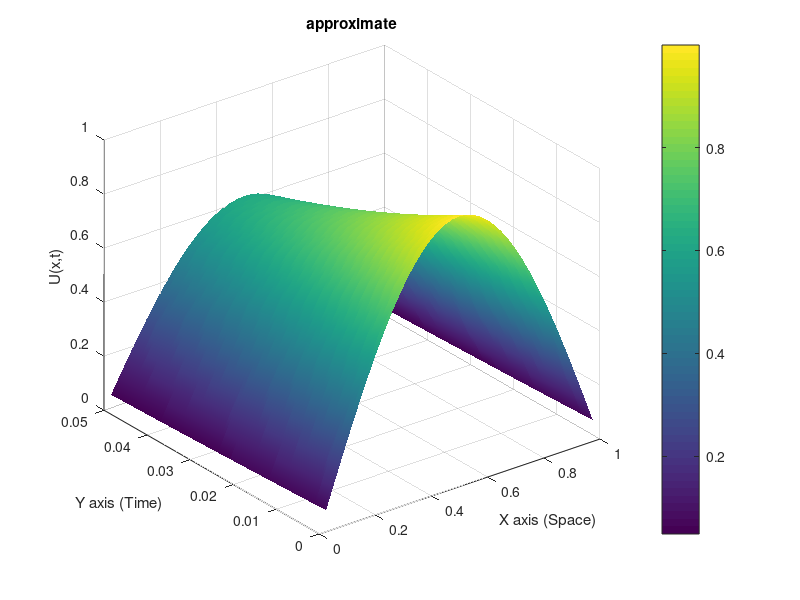
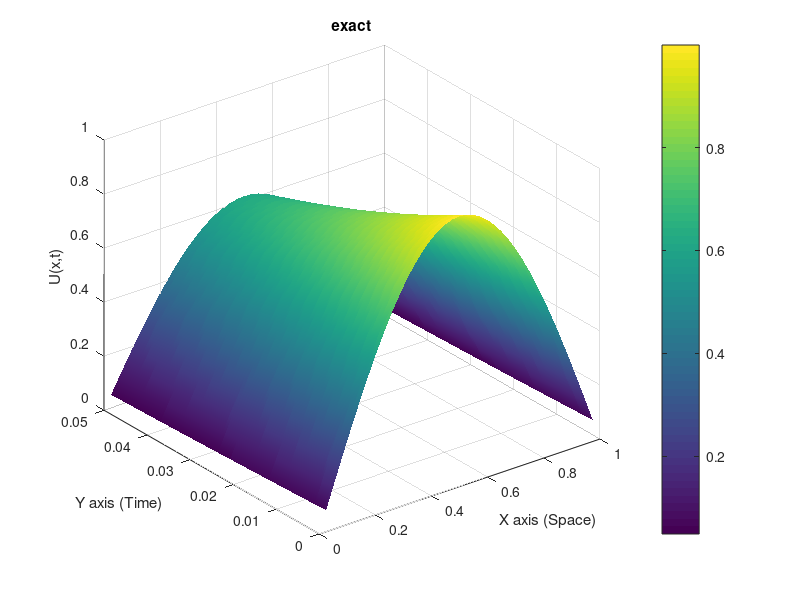
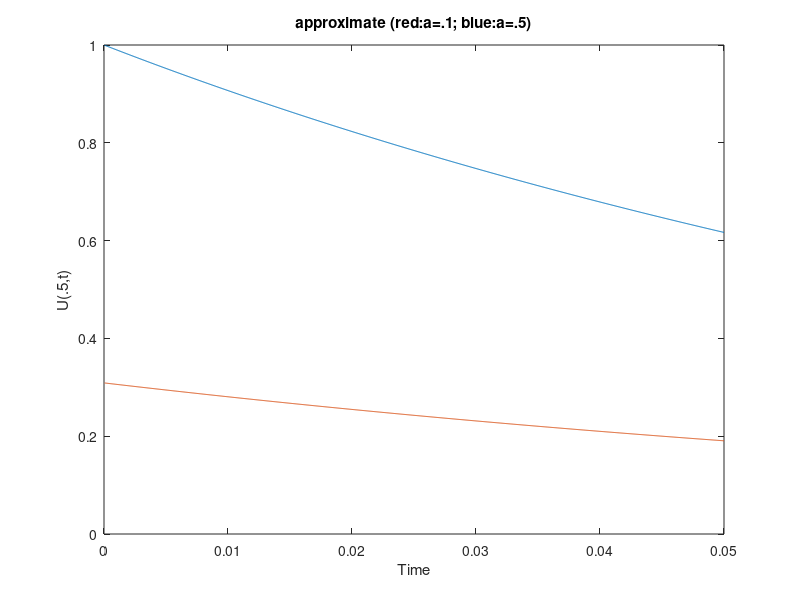
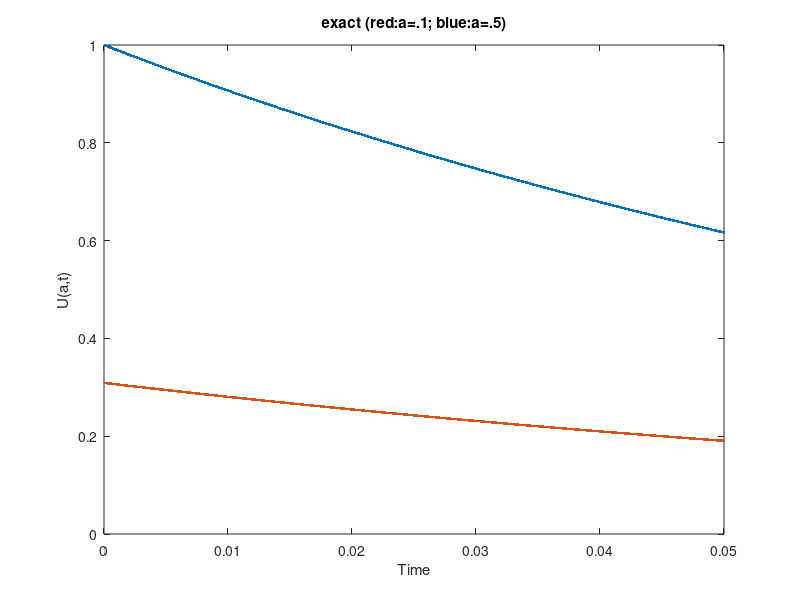

The MATLAB script that drew these images, in order:
clear
close all

format long
a=-.02;
xi = 0;
xf = 1;

ti = 0;
tf = .05;


%calculating exact 
N = 200;
    
    h = (xf-xi)/N;
    delt=.00005;
    lambda=delt/(h^2);
    M = fix((tf-ti)/delt);
    u0 = zeros(N-1,1);
    X=zeros(N-1,1);
    Y = zeros(N-1,1);
    u1 = zeros(N-1,1);  
    F = zeros(N-1,1);
    uf1 = zeros(N-1,N-1);
    
    for i=1:N-1
        X(i)=xi+i*h;
        u0(i) = sin(pi*X(i));
    end

    t=0;
    count1 = 0;
    
    for j = 1:M
    
        tol = .0000001;
        err = 1;
        
        
    
        while(tol<err)
            F(1) = u1(1)*(1 + 2*lambda + a*delt) - (a+1)*delt*(u1(1))^2 + delt*(u1(1))^3  - lambda*u1(2) - u0(1);
            F(N-1) = u1(N-1)*(1 + 2*lambda + a*delt) - (a+1)*delt*(u1(N-1))^2 + delt*(u1(N-1))^3 - lambda*u1(N-2) - u0(N-1);
   
        for i = 2:N-2
            F(i) = u1(i)*(1 + 2*lambda + a*delt) - (a+1)*delt*(u1(i))^2 + delt*(u1(i))^3 - lambda*u1(i-1) - lambda*u1(i+1) - u0(i);
        end
        
        J = zeros(N-1,N-1);
        
        for i = 1:N-2
            J(i,i) = (1 + 2*lambda + a*delt) - 2*(a+1)*delt*u1(i) + 3*delt*(u1(i)^2);
            J(i+1,i) = -lambda;
            J(i,i+1) = -lambda;
        end
        
        J(N-1,N-1) = (1 + 2*lambda + a*delt) - 2*(a+1)*delt*u1(N-1) + 3*delt*(u1(N-1)^2);
            
        p = J\(-F);        
        
        u1J = u1 + p;
        err = max(abs(p));
        u1 = u1J;
         
        count1 = count1 +1;
        end
        for o=1:N-1
            uf1(j,o) = u1(o);
        end
        
        
    u0 = u1;
    t = t + delt;
    end
    exact = u1;
    
   
% calculating sol for more refined grid  
N = 10;
exact1 = zeros(3,39);
for k=1:3
    h = (xf-xi)/N;
    L(k)=h;
    delt=0.00005;
    lambda=delt/(h^2);
    M = fix((tf-ti)/delt);
    u0 = zeros(N-1,1);
    X=zeros(N-1,1);
    Y = zeros(N-1,1);
    u1 = zeros(N-1,1);  
    F = zeros(N-1,1);
    uf = zeros(N-1,N-1);
    
    for i=1:N-1
        X(i)=xi+i*h;
        u0(i) = sin(pi*X(i));
    end

    t=0;
    count = 0;
    for i=1:M
        Y(i) = ti + i*delt;
    end
    
    for j = 1:M
    
        tol = .0000001;
        err = 1;
        
        
    
        while(tol<err)
            F(1) = u1(1)*(1 + 2*lambda + a*delt) - (a+1)*delt*(u1(1))^2 + delt*(u1(1))^3  - lambda*u1(2) - u0(1);
            F(N-1) = u1(N-1)*(1 + 2*lambda + a*delt) - (a+1)*delt*(u1(N-1))^2 + delt*(u1(N-1))^3 - lambda*u1(N-2) - u0(N-1);
        
            for i = 2:N-2
                F(i) = u1(i)*(1 + 2*lambda + a*delt) - (a+1)*delt*(u1(i))^2 + delt*(u1(i))^3 - lambda*u1(i-1) - lambda*u1(i+1) - u0(i);
            end
        
            J = zeros(N-1,N-1);
        
            for i = 1:N-2
                J(i,i) = (1 + 2*lambda + a*delt) - 2*(a+1)*delt*u1(i) + 3*delt*(u1(i)^2);
                J(i+1,i) = -lambda;
                J(i,i+1) = -lambda;
            end
        
            J(N-1,N-1) = (1 + 2*lambda + a*delt) - 2*(a+1)*delt*u1(N-1) + 3*delt*(u1(N-1)^2);
            
            p = J\(-F);
        
         
            u1J = u1 + p;
            err = max(abs(p));
            u1 = u1J;
         
            count = count +1;
        end
    
        for o=1:N-1
            uf(j,o) = u1(o);
        end
    u0 = u1;
    t = t + delt;
    end   
    for i=1:N-1
         exact1(k,i) = exact((i*(200/N)));
    end
    
    error(k) = max(abs(exact1(k,1:N-1)'- u1));
    
    N=2*N;
end
    
  for i= 1:2
       order(i)= log(error(i)/error(i+1))/log(L(i)/L(i+1))
  end
  
    uf2 = zeros(1000,39);
    for j=1:M
        for o=1:39
           uf2(j,o) = uf1(j,o*(200/40));
        end
    end
figure(1)
surf(X,Y,uf);
shading interp
colorbar
xlabel('X axis (Space)')
ylabel('Y axis (Time)')
zlabel('U(x,t)')
title('approximate')
figure(2)
surf(X,Y,uf2);
shading interp
colorbar
xlabel('X axis (Space)')
ylabel('Y axis (Time)')
zlabel('U(x,t)')
title('exact')

ufy = uf(:,20);
uf2y = uf2(:,20);
ufy1 = uf(:,4);
uf2y1 = uf2(:,4);

figure(3)
plot(Y,ufy,Y,ufy1);
xlabel('Time')
ylabel('U(.5,t)')
title('approximate (red:a=.1; blue:a=.5)')

figure(4)
plot(Y,uf2y,'.',Y,uf2y1,'.');
xlabel('Time')
ylabel('U(a,t)')
title('exact (red:a=.1; blue:a=.5)')

figure(5)
plot(X,u1,X,exact1(3,:),'o');
title('approximate:"-"  exact:"o"')
